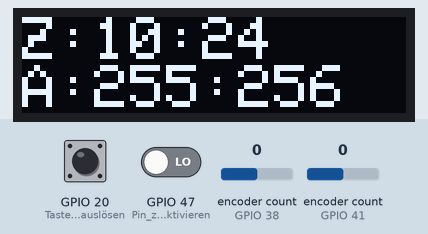
This sketch was run on a simulated ESP32. Shown: 128×32 one-colour display. Inputs (shaded band) come from the test bench; at power-on: GPIO 47 (Pin_zum_deaktivieren) LOW, encoder count (sensors on GPIO 38, GPIO 41) 0, GPIO 20 (Taster_zum_auslösen) LOW. WiFi joins after 1.5 s; servers stay silent unless stated; the display library's start-up logo is not drawn; the local clock reads 2024-03-15 10:24:30 at power-on unless the sketch sets it; EEPROM starts erased; nothing arrives over Bluetooth unless stated; a phone connects over Bluetooth LE 3 s after start; what the sketch prints to the serial monitor is not drawn.

Above: at 4.7 s.
4.8 s: GPIO 47 (Pin_zum_deaktivieren) driven HIGH
At 5.8 s:
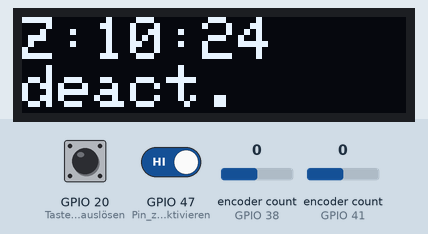
7.8 s: encoder count (sensor on GPIO 38) set to 1
At 8.9 s:
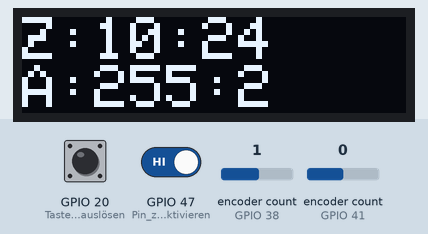
9.9 s: encoder count (sensor on GPIO 41) set to 1
At 11.4 s:
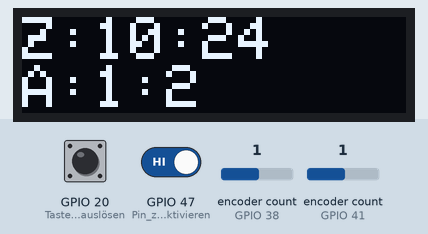
12.4 s: encoder count (sensor on GPIO 38) set to 2
At 13.6 s:
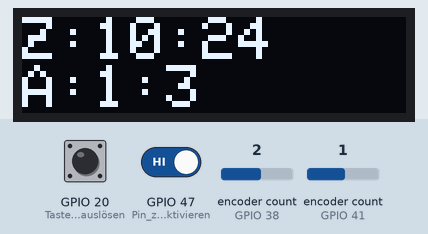
14.8 s: encoder count (sensor on GPIO 41) set to 2
At 17.2 s:
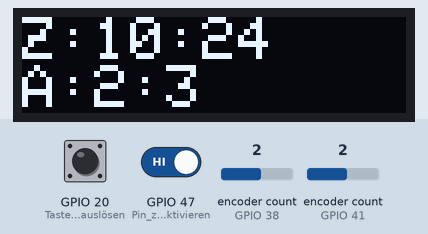
17.3 s: GPIO 20 (Taster_zum_auslösen) pulled HIGH for 1 s
Timing chart, 0 to 20.3 s (numbered marks = the images above; inputs shaded):
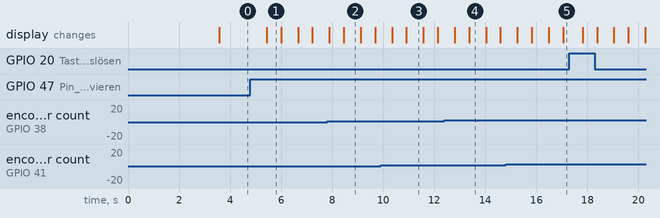

Measured:
- after the input at 4.8 s, the display: changes after 0.64 s (image 1)
- after the input at 7.8 s, the display: first differs from a run without the input after 0.66 s (image 2)
- after the input at 9.9 s, the display: first differs from a run without the input after 1.0 s (image 3)
- after the input at 12.4 s, the display: first differs from a run without the input after 0.97 s (image 4)
- after the input at 14.8 s, the display: first differs from a run without the input after 1.0 s (image 5)
- what the display in image 1 shows lasts 0.6 s, from 5.4 s to 6.0 s
- what the display in image 2 shows lasts 0.6 s, from 8.5 s to 9.1 s

The sketch:

Controll_ESP32.ino
```cpp
#include <Wire.h>
#include <Adafruit_GFX.h>
#include <Adafruit_SSD1306.h>
#include <WiFi.h>
#include <time.h>
#include <AiEsp32RotaryEncoder.h>
#include <EEPROM.h>
#include <BLEDevice.h>
#include <BLEServer.h>
#include <BLEUtils.h>
#include <BLE2902.h>

// Definiere UUIDs
#define SERVICE_UUID        "4fafc201-1fb5-459e-8fcc-c5c9c331914b"
#define CHARACTERISTIC_UUID "beb5483e-36e1-4688-b7f5-0b62d4a4b1c8"

// WiFi und Anmeldedaten
#define EAP_IDENTITY "YOUR_C-ID"
#define EAP_USERNAME "YOUR_C-ID"
#define EAP_PASSWORD "YOUR_PASSWORD"
const char *ssid = "eduroam";

// Anzeige Einstellungen
#define SCREEN_WIDTH 128
#define SCREEN_HEIGHT 32

#define ROTARY_ENCODER_A_PIN_1 41
#define ROTARY_ENCODER_B_PIN_1 42

#define ROTARY_ENCODER_A_PIN_2 38
#define ROTARY_ENCODER_B_PIN_2 39

#define ROTARY_ENCODER_VCC_PIN -1
#define ROTARY_ENCODER_STEPS 2

#define EEPROM_SIZE 2

Adafruit_SSD1306 display(SCREEN_WIDTH, SCREEN_HEIGHT, &Wire);
AiEsp32RotaryEncoder rotaryEncoder1 = AiEsp32RotaryEncoder(ROTARY_ENCODER_A_PIN_1, ROTARY_ENCODER_B_PIN_1, ROTARY_ENCODER_VCC_PIN, ROTARY_ENCODER_STEPS);
AiEsp32RotaryEncoder rotaryEncoder2 = AiEsp32RotaryEncoder(ROTARY_ENCODER_A_PIN_2, ROTARY_ENCODER_B_PIN_2, ROTARY_ENCODER_VCC_PIN, ROTARY_ENCODER_STEPS);

const char* ntpServer = "ntp1.uibk.ac.at";
const long gmtOffset_sec = 3600;
const int daylightOffset_sec = 0;

int weckzeitMinuten;
int weckzeitStunden;

bool alarmModus = true;
struct tm now;

int sda_pin = 8;
int scl_pin = 9;

// Variable zum Speichern der letzten Position
int lastPosition1 = 0;
int lastPosition2 = 0;

// Variable zum Speichern des aktuellen Positionswerts
int currentPosition1 = 0;
int currentPosition2 = 0;

// BLE Variablen
BLEServer *pServer = NULL;
BLECharacteristic *pCharacteristic = NULL;
bool deviceConnected = false;
bool oldDeviceConnected = false;

class MyServerCallbacks : public BLEServerCallbacks {
  void onConnect(BLEServer* pServer) {
    deviceConnected = true;
  }

  void onDisconnect(BLEServer* pServer) {
    deviceConnected = false;
  }
};

// Drehgeber
void IRAM_ATTR readEncoderISR1() {
  rotaryEncoder1.readEncoder_ISR();
}

void IRAM_ATTR readEncoderISR2() {
  rotaryEncoder2.readEncoder_ISR();
}

void setup() {
  Wire.setPins(sda_pin, scl_pin);
  Wire.begin();
  display.begin(SSD1306_SWITCHCAPVCC, 0x3C);
  display.display();
  delay(2000);
  display.clearDisplay();
  Serial.begin(115200);
  delay(10);
  Serial.println();
  Serial.print("Connecting to network: ");
  Serial.println(ssid);
  WiFi.disconnect(true);
  WiFi.mode(WIFI_STA);
  WiFi.begin(ssid, WPA2_AUTH_PEAP, EAP_IDENTITY, EAP_USERNAME, EAP_PASSWORD);

  while (WiFi.status() != WL_CONNECTED) {
    delay(500);
    Serial.print(".");
  }
  Serial.println("");
  Serial.println("WiFi connected");
  Serial.println("IP address set: ");
  Serial.println(WiFi.localIP());

  // Initialisierung von BLE
  BLEDevice::init("ESP32_A");  // initialisierung BLE mit Gerätenamen
  pServer = BLEDevice::createServer();
  pServer->setCallbacks(new MyServerCallbacks());

  BLEService *pService = pServer->createService(SERVICE_UUID);

  pCharacteristic = pService->createCharacteristic(
      CHARACTERISTIC_UUID,
      BLECharacteristic::PROPERTY_WRITE
  );

  pCharacteristic->addDescriptor(new BLE2902());

  pService->start();
  BLEAdvertising *pAdvertising = BLEDevice::getAdvertising();
  pAdvertising->addServiceUUID(SERVICE_UUID);
  pAdvertising->setScanResponse(true);
  pAdvertising->setMinPreferred(0x06);
  pAdvertising->setMinPreferred(0x12);
  BLEDevice::startAdvertising();

  Serial.println("Bluetooth started. Waiting for connection...");

  if (weckzeitMinuten > 60) {
    weckzeitMinuten = 0;
    Serial.println("Minuten reset");
  }

  if (weckzeitStunden > 24) {
    weckzeitStunden = 0;
    Serial.println("Stunden reset");
  }

  // Drehgeber Einstellungen
  rotaryEncoder1.begin();
  rotaryEncoder1.setup(readEncoderISR1);
  rotaryEncoder1.setBoundaries(0, 23, false);  // minWert, maxWert
  rotaryEncoder1.setAcceleration(0);  // Keine Beschleunigung

  rotaryEncoder2.begin();
  rotaryEncoder2.setup(readEncoderISR2);
  rotaryEncoder2.setBoundaries(-1, 58, false);  // minWert, maxWert
  rotaryEncoder2.setAcceleration(0);  // Keine Beschleunigung

  EEPROM.begin(EEPROM_SIZE);
  weckzeitStunden = EEPROM.read(1);
  weckzeitMinuten = EEPROM.read(0);

  pinMode(47, INPUT); // Pin zum deaktivieren
  pinMode(20, INPUT); // Taster zum auslösen

  configTime(0, 0, ntpServer);
  setenv("TZ", "CET-1CEST,M3.5.0,M10.5.0/3", 1);
  tzset();
  Serial.println("Zeit vom NTP-Server:");

  struct tm timeinfo;
if (getLocalTime(&timeinfo)) {
    Serial.printf("Stunde: %d, Minute: %d\n", timeinfo.tm_hour, timeinfo.tm_min);
} else {
    Serial.println("Fehler beim Abrufen der Zeit");
}
}

void loop() {
  struct tm timeinfo;
  if (!getLocalTime(&timeinfo)) {
    Serial.println("Failed to obtain time");
    return;
  }

  currentPosition1 = rotaryEncoder1.readEncoder();
  if (currentPosition1 != lastPosition1) {
    if (abs(currentPosition1 - lastPosition1) >= 1) {
      weckzeitStunden = currentPosition1;
      Serial.print("Weckzeit Stunden eingestellt auf: ");
      Serial.println(weckzeitStunden);
      lastPosition1 = currentPosition1;
      EEPROM.write(1, weckzeitStunden);
      EEPROM.commit();
    }
  }

  currentPosition2 = rotaryEncoder2.readEncoder();
  if (currentPosition2 != lastPosition2) {
    if (abs(currentPosition2 - lastPosition2) >= 1) {
      weckzeitMinuten = currentPosition2;
      Serial.print("Weckzeit Minuten eingestellt auf: ");
      Serial.println(weckzeitMinuten);
      lastPosition2 = currentPosition2;
      EEPROM.write(0, weckzeitMinuten);
      EEPROM.commit();
    }
  }

  display.clearDisplay();
  display.setTextSize(2);
  display.setTextColor(SSD1306_WHITE);
  display.setCursor(0, 0);
  display.println("Z:" + String(timeinfo.tm_hour) + ":" + String(timeinfo.tm_min));

    if (digitalRead(47) == HIGH) {
    alarmModus = !alarmModus;
    delay(500);
  }

  if (deviceConnected) {
    Serial.println("Bluetooth verbunden. Bereit, ein Trigger-Signal zu senden.");
  }

    if (digitalRead(20) == HIGH) {
      Serial.println("GO");
      if (pCharacteristic != nullptr) {
        pCharacteristic->setValue("Trigger");
        pCharacteristic->notify();
      }
      delay(100);
  }

  if (alarmModus) {
    display.println("A:" + String(weckzeitStunden) + ":" + String(weckzeitMinuten + 1));
    if (timeinfo.tm_hour == weckzeitStunden && timeinfo.tm_min == weckzeitMinuten) {
      Serial.println("GO");
      delay(100);
      if (pCharacteristic != nullptr) {
        pCharacteristic->setValue("Trigger");
        pCharacteristic->notify();
      }
      delay(100);  // Kurze Pause zur Stabilisierung der Schleife
    }
  } else {
    display.println("deact.");
    delay(100);  // Kurze Pause zur Stabilisierung der Schleife
  }

  display.display();
  delay(50);  // Verzögerung zur Reduzierung der Empfindlichkeit

  // Kontrolle der Verbindung
  if (!deviceConnected && oldDeviceConnected) {
    delay(500);  // Zeit zum zurücksetzten
    pServer->startAdvertising();
    Serial.println("Restarted advertising");
    oldDeviceConnected = deviceConnected;
  }

  if (deviceConnected && !oldDeviceConnected) {
    oldDeviceConnected = deviceConnected;
  }
}
```
